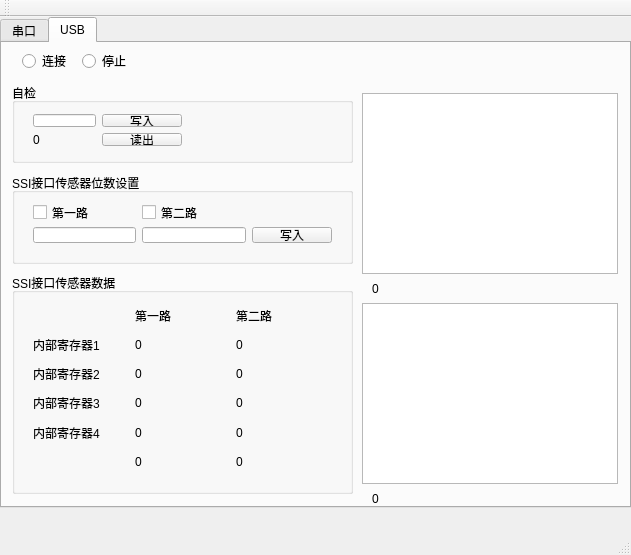
<?xml version="1.0" encoding="UTF-8"?>
<ui version="4.0">
 <class>MainWindow</class>
 <widget class="QMainWindow" name="MainWindow">
  <property name="geometry">
   <rect>
    <x>0</x>
    <y>0</y>
    <width>631</width>
    <height>555</height>
   </rect>
  </property>
  <property name="windowTitle">
   <string>MainWindow</string>
  </property>
  <widget class="QWidget" name="centralWidget">
   <widget class="QTabWidget" name="tabWidget">
    <property name="geometry">
     <rect>
      <x>0</x>
      <y>0</y>
      <width>631</width>
      <height>491</height>
     </rect>
    </property>
    <property name="currentIndex">
     <number>1</number>
    </property>
    <widget class="QWidget" name="tab">
     <attribute name="title">
      <string>串口</string>
     </attribute>
     <widget class="QGroupBox" name="groupBox_4">
      <property name="geometry">
       <rect>
        <x>10</x>
        <y>40</y>
        <width>341</width>
        <height>80</height>
       </rect>
      </property>
      <property name="title">
       <string>自检</string>
      </property>
      <widget class="QWidget" name="gridLayoutWidget_4">
       <property name="geometry">
        <rect>
         <x>10</x>
         <y>20</y>
         <width>321</width>
         <height>54</height>
        </rect>
       </property>
       <layout class="QGridLayout" name="gridLayout_4">
        <item row="1" column="1">
         <widget class="QLabel" name="textSelfRead_2">
          <property name="text">
           <string>0</string>
          </property>
         </widget>
        </item>
        <item row="0" column="1">
         <widget class="QLineEdit" name="textSelfWrite_2"/>
        </item>
        <item row="0" column="2">
         <widget class="QPushButton" name="buttonSelfWrite_2">
          <property name="text">
           <string>写入</string>
          </property>
         </widget>
        </item>
        <item row="1" column="2">
         <widget class="QPushButton" name="buttonSelfRead_2">
          <property name="text">
           <string>读出</string>
          </property>
         </widget>
        </item>
        <item row="0" column="0">
         <widget class="QComboBox" name="serialPortComboBox">
          <property name="minimumSize">
           <size>
            <width>100</width>
            <height>0</height>
           </size>
          </property>
         </widget>
        </item>
        <item row="1" column="0">
         <widget class="QComboBox" name="comboBoxBaud">
          <item>
           <property name="text">
            <string>115200</string>
           </property>
          </item>
          <item>
           <property name="text">
            <string>57600</string>
           </property>
          </item>
          <item>
           <property name="text">
            <string>38400</string>
           </property>
          </item>
          <item>
           <property name="text">
            <string>19200</string>
           </property>
          </item>
          <item>
           <property name="text">
            <string>9600</string>
           </property>
          </item>
         </widget>
        </item>
       </layout>
      </widget>
     </widget>
     <widget class="QLabel" name="totalCount1_2">
      <property name="geometry">
       <rect>
        <x>370</x>
        <y>240</y>
        <width>54</width>
        <height>12</height>
       </rect>
      </property>
      <property name="text">
       <string>0</string>
      </property>
     </widget>
     <widget class="QGroupBox" name="groupBox_5">
      <property name="geometry">
       <rect>
        <x>10</x>
        <y>230</y>
        <width>341</width>
        <height>221</height>
       </rect>
      </property>
      <property name="title">
       <string>SSI接口传感器数据</string>
      </property>
      <widget class="QWidget" name="gridLayoutWidget_5">
       <property name="geometry">
        <rect>
         <x>10</x>
         <y>20</y>
         <width>321</width>
         <height>191</height>
        </rect>
       </property>
       <layout class="QGridLayout" name="gridLayout_5">
        <item row="4" column="0">
         <widget class="QLabel" name="label_7">
          <property name="text">
           <string>内部寄存器4</string>
          </property>
         </widget>
        </item>
        <item row="0" column="1">
         <widget class="QLabel" name="label_8">
          <property name="text">
           <string>第一路</string>
          </property>
         </widget>
        </item>
        <item row="3" column="1">
         <widget class="QLabel" name="labelPath13_2">
          <property name="text">
           <string>0</string>
          </property>
         </widget>
        </item>
        <item row="4" column="1">
         <widget class="QLabel" name="labelPath14_2">
          <property name="text">
           <string>0</string>
          </property>
         </widget>
        </item>
        <item row="1" column="0">
         <widget class="QLabel" name="label_9">
          <property name="text">
           <string>内部寄存器1</string>
          </property>
         </widget>
        </item>
        <item row="2" column="0">
         <widget class="QLabel" name="label_11">
          <property name="text">
           <string>内部寄存器2</string>
          </property>
         </widget>
        </item>
        <item row="0" column="2">
         <widget class="QLabel" name="label_10">
          <property name="text">
           <string>第二路</string>
          </property>
         </widget>
        </item>
        <item row="4" column="2">
         <widget class="QLabel" name="labelPath24_2">
          <property name="text">
           <string>0</string>
          </property>
         </widget>
        </item>
        <item row="1" column="1">
         <widget class="QLabel" name="labelPath11_2">
          <property name="text">
           <string>0</string>
          </property>
         </widget>
        </item>
        <item row="2" column="1">
         <widget class="QLabel" name="labelPath12_2">
          <property name="text">
           <string>0</string>
          </property>
         </widget>
        </item>
        <item row="3" column="0">
         <widget class="QLabel" name="label_12">
          <property name="text">
           <string>内部寄存器3</string>
          </property>
         </widget>
        </item>
        <item row="1" column="2">
         <widget class="QLabel" name="labelPath21_2">
          <property name="text">
           <string>0</string>
          </property>
         </widget>
        </item>
        <item row="2" column="2">
         <widget class="QLabel" name="labelPath22_2">
          <property name="text">
           <string>0</string>
          </property>
         </widget>
        </item>
        <item row="3" column="2">
         <widget class="QLabel" name="labelPath23_2">
          <property name="text">
           <string>0</string>
          </property>
         </widget>
        </item>
        <item row="5" column="1">
         <widget class="QLabel" name="labelCount1_2">
          <property name="text">
           <string>0</string>
          </property>
         </widget>
        </item>
        <item row="5" column="2">
         <widget class="QLabel" name="labelCount2_2">
          <property name="text">
           <string>0</string>
          </property>
         </widget>
        </item>
       </layout>
      </widget>
     </widget>
     <widget class="QGroupBox" name="groupBox_6">
      <property name="geometry">
       <rect>
        <x>10</x>
        <y>130</y>
        <width>341</width>
        <height>91</height>
       </rect>
      </property>
      <property name="title">
       <string>SSI接口传感器位数设置</string>
      </property>
      <widget class="QWidget" name="gridLayoutWidget_6">
       <property name="geometry">
        <rect>
         <x>10</x>
         <y>20</y>
         <width>321</width>
         <height>73</height>
        </rect>
       </property>
       <layout class="QGridLayout" name="gridLayout_6">
        <item row="1" column="0">
         <widget class="QLineEdit" name="textPathOne_2"/>
        </item>
        <item row="0" column="1">
         <widget class="QCheckBox" name="checkBoxPathTwo_2">
          <property name="text">
           <string>第二路</string>
          </property>
         </widget>
        </item>
        <item row="0" column="0">
         <widget class="QCheckBox" name="checkBoxPathOne_2">
          <property name="text">
           <string>第一路</string>
          </property>
         </widget>
        </item>
        <item row="1" column="1">
         <widget class="QLineEdit" name="textPathTwo_2"/>
        </item>
        <item row="0" column="2">
         <widget class="QPushButton" name="buttonAddWrite_2">
          <property name="text">
           <string>写入</string>
          </property>
         </widget>
        </item>
        <item row="1" column="2">
         <widget class="QPushButton" name="buttonUSBStart">
          <property name="text">
           <string>开始</string>
          </property>
         </widget>
        </item>
       </layout>
      </widget>
     </widget>
     <widget class="QTextBrowser" name="textBrowserPathOne_2">
      <property name="geometry">
       <rect>
        <x>360</x>
        <y>50</y>
        <width>256</width>
        <height>181</height>
       </rect>
      </property>
     </widget>
     <widget class="QLabel" name="totalCount2_2">
      <property name="geometry">
       <rect>
        <x>370</x>
        <y>450</y>
        <width>54</width>
        <height>12</height>
       </rect>
      </property>
      <property name="text">
       <string>0</string>
      </property>
     </widget>
     <widget class="QTextBrowser" name="textBrowserPathTwo_2">
      <property name="geometry">
       <rect>
        <x>360</x>
        <y>260</y>
        <width>256</width>
        <height>181</height>
       </rect>
      </property>
     </widget>
     <widget class="QRadioButton" name="radioButtonSerial">
      <property name="geometry">
       <rect>
        <x>20</x>
        <y>10</y>
        <width>89</width>
        <height>16</height>
       </rect>
      </property>
      <property name="text">
       <string>连接</string>
      </property>
     </widget>
     <widget class="QRadioButton" name="radioButtonreadstop">
      <property name="geometry">
       <rect>
        <x>80</x>
        <y>10</y>
        <width>89</width>
        <height>16</height>
       </rect>
      </property>
      <property name="text">
       <string>停止</string>
      </property>
     </widget>
    </widget>
    <widget class="QWidget" name="tab_2">
     <attribute name="title">
      <string>USB</string>
     </attribute>
     <widget class="QGroupBox" name="groupBox_3">
      <property name="geometry">
       <rect>
        <x>10</x>
        <y>230</y>
        <width>341</width>
        <height>221</height>
       </rect>
      </property>
      <property name="title">
       <string>SSI接口传感器数据</string>
      </property>
      <widget class="QWidget" name="gridLayoutWidget_3">
       <property name="geometry">
        <rect>
         <x>10</x>
         <y>20</y>
         <width>321</width>
         <height>191</height>
        </rect>
       </property>
       <layout class="QGridLayout" name="gridLayout_3">
        <item row="4" column="0">
         <widget class="QLabel" name="label_6">
          <property name="text">
           <string>内部寄存器4</string>
          </property>
         </widget>
        </item>
        <item row="0" column="1">
         <widget class="QLabel" name="label">
          <property name="text">
           <string>第一路</string>
          </property>
         </widget>
        </item>
        <item row="1" column="0">
         <widget class="QLabel" name="label_4">
          <property name="text">
           <string>内部寄存器1</string>
          </property>
         </widget>
        </item>
        <item row="2" column="0">
         <widget class="QLabel" name="label_3">
          <property name="text">
           <string>内部寄存器2</string>
          </property>
         </widget>
        </item>
        <item row="4" column="1">
         <widget class="QLabel" name="labelPath14">
          <property name="text">
           <string>0</string>
          </property>
         </widget>
        </item>
        <item row="0" column="2">
         <widget class="QLabel" name="label_2">
          <property name="text">
           <string>第二路</string>
          </property>
         </widget>
        </item>
        <item row="3" column="1">
         <widget class="QLabel" name="labelPath13">
          <property name="text">
           <string>0</string>
          </property>
         </widget>
        </item>
        <item row="1" column="1">
         <widget class="QLabel" name="labelPath11">
          <property name="text">
           <string>0</string>
          </property>
         </widget>
        </item>
        <item row="4" column="2">
         <widget class="QLabel" name="labelPath24">
          <property name="text">
           <string>0</string>
          </property>
         </widget>
        </item>
        <item row="3" column="0">
         <widget class="QLabel" name="label_5">
          <property name="text">
           <string>内部寄存器3</string>
          </property>
         </widget>
        </item>
        <item row="2" column="1">
         <widget class="QLabel" name="labelPath12">
          <property name="text">
           <string>0</string>
          </property>
         </widget>
        </item>
        <item row="3" column="2">
         <widget class="QLabel" name="labelPath23">
          <property name="text">
           <string>0</string>
          </property>
         </widget>
        </item>
        <item row="2" column="2">
         <widget class="QLabel" name="labelPath22">
          <property name="text">
           <string>0</string>
          </property>
         </widget>
        </item>
        <item row="1" column="2">
         <widget class="QLabel" name="labelPath21">
          <property name="text">
           <string>0</string>
          </property>
         </widget>
        </item>
        <item row="5" column="2">
         <widget class="QLabel" name="labelCount2">
          <property name="text">
           <string>0</string>
          </property>
         </widget>
        </item>
        <item row="5" column="1">
         <widget class="QLabel" name="labelCount1">
          <property name="text">
           <string>0</string>
          </property>
         </widget>
        </item>
       </layout>
      </widget>
     </widget>
     <widget class="QLabel" name="totalCount2">
      <property name="geometry">
       <rect>
        <x>370</x>
        <y>450</y>
        <width>54</width>
        <height>12</height>
       </rect>
      </property>
      <property name="text">
       <string>0</string>
      </property>
     </widget>
     <widget class="QGroupBox" name="groupBox_2">
      <property name="geometry">
       <rect>
        <x>10</x>
        <y>130</y>
        <width>341</width>
        <height>91</height>
       </rect>
      </property>
      <property name="title">
       <string>SSI接口传感器位数设置</string>
      </property>
      <widget class="QWidget" name="gridLayoutWidget_2">
       <property name="geometry">
        <rect>
         <x>10</x>
         <y>20</y>
         <width>321</width>
         <height>61</height>
        </rect>
       </property>
       <layout class="QGridLayout" name="gridLayout_2">
        <item row="0" column="1">
         <widget class="QCheckBox" name="checkBoxPathTwo">
          <property name="text">
           <string>第二路</string>
          </property>
         </widget>
        </item>
        <item row="1" column="0">
         <widget class="QLineEdit" name="textPathOne"/>
        </item>
        <item row="1" column="1">
         <widget class="QLineEdit" name="textPathTwo"/>
        </item>
        <item row="0" column="0">
         <widget class="QCheckBox" name="checkBoxPathOne">
          <property name="text">
           <string>第一路</string>
          </property>
         </widget>
        </item>
        <item row="1" column="2">
         <widget class="QPushButton" name="buttonAddWrite">
          <property name="text">
           <string>写入</string>
          </property>
         </widget>
        </item>
       </layout>
      </widget>
     </widget>
     <widget class="QTextBrowser" name="textBrowserPathTwo">
      <property name="geometry">
       <rect>
        <x>360</x>
        <y>260</y>
        <width>256</width>
        <height>181</height>
       </rect>
      </property>
     </widget>
     <widget class="QLabel" name="totalCount1">
      <property name="geometry">
       <rect>
        <x>370</x>
        <y>240</y>
        <width>54</width>
        <height>12</height>
       </rect>
      </property>
      <property name="text">
       <string>0</string>
      </property>
     </widget>
     <widget class="QGroupBox" name="groupBox">
      <property name="geometry">
       <rect>
        <x>10</x>
        <y>40</y>
        <width>341</width>
        <height>80</height>
       </rect>
      </property>
      <property name="title">
       <string>自检</string>
      </property>
      <widget class="QWidget" name="gridLayoutWidget">
       <property name="geometry">
        <rect>
         <x>10</x>
         <y>20</y>
         <width>171</width>
         <height>54</height>
        </rect>
       </property>
       <layout class="QGridLayout" name="gridLayout">
        <item row="0" column="0">
         <widget class="QLineEdit" name="textSelfWrite"/>
        </item>
        <item row="0" column="1">
         <widget class="QPushButton" name="buttonSelfWrite">
          <property name="text">
           <string>写入</string>
          </property>
         </widget>
        </item>
        <item row="1" column="0">
         <widget class="QLabel" name="textSelfRead">
          <property name="text">
           <string>0</string>
          </property>
         </widget>
        </item>
        <item row="1" column="1">
         <widget class="QPushButton" name="buttonSelfRead">
          <property name="text">
           <string>读出</string>
          </property>
         </widget>
        </item>
       </layout>
      </widget>
     </widget>
     <widget class="QTextBrowser" name="textBrowserPathOne">
      <property name="geometry">
       <rect>
        <x>360</x>
        <y>50</y>
        <width>256</width>
        <height>181</height>
       </rect>
      </property>
     </widget>
     <widget class="QRadioButton" name="radioButtonUSB">
      <property name="geometry">
       <rect>
        <x>20</x>
        <y>10</y>
        <width>89</width>
        <height>16</height>
       </rect>
      </property>
      <property name="text">
       <string>连接</string>
      </property>
     </widget>
     <widget class="QRadioButton" name="radioButtonUSBStop">
      <property name="geometry">
       <rect>
        <x>80</x>
        <y>10</y>
        <width>89</width>
        <height>16</height>
       </rect>
      </property>
      <property name="text">
       <string>停止</string>
      </property>
     </widget>
    </widget>
   </widget>
  </widget>
  <widget class="QMenuBar" name="menuBar">
   <property name="geometry">
    <rect>
     <x>0</x>
     <y>0</y>
     <width>631</width>
     <height>23</height>
    </rect>
   </property>
  </widget>
  <widget class="QToolBar" name="mainToolBar">
   <attribute name="toolBarArea">
    <enum>TopToolBarArea</enum>
   </attribute>
   <attribute name="toolBarBreak">
    <bool>false</bool>
   </attribute>
  </widget>
  <widget class="QStatusBar" name="statusBar"/>
 </widget>
 <layoutdefault spacing="6" margin="11"/>
 <resources/>
 <connections/>
</ui>
